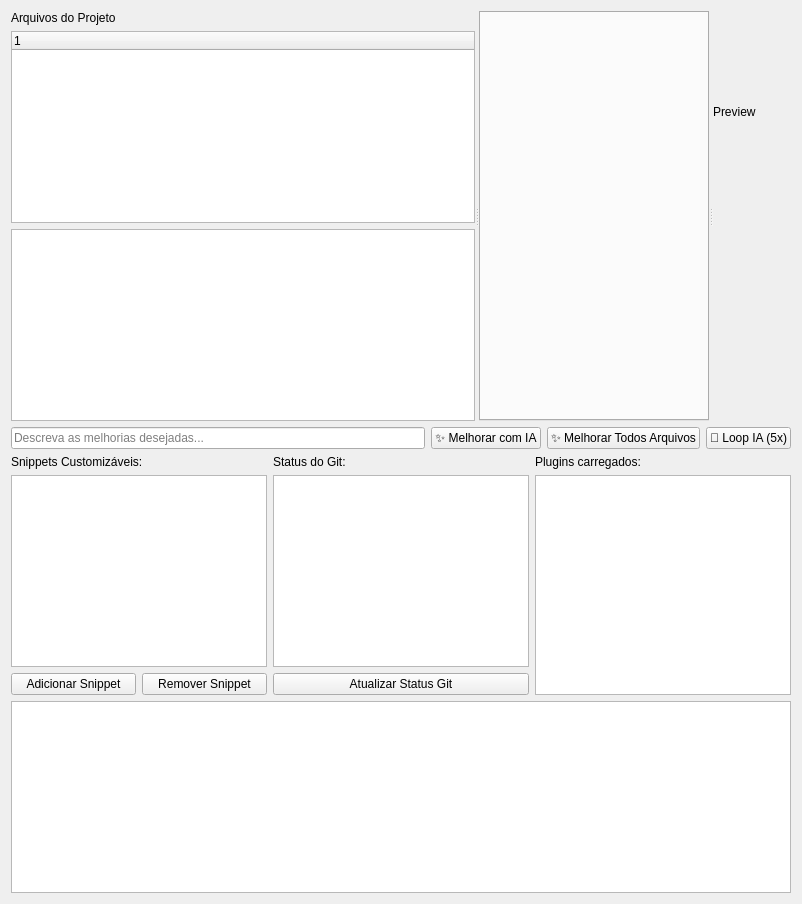
<?xml version="1.0" encoding="UTF-8"?>
<ui version="4.0">
 <class>EditorWidget</class>
 <widget class="QWidget" name="EditorWidget">
  <property name="windowTitle">
   <string>Editor de Sites com IA</string>
  </property>
  <layout class="QVBoxLayout" name="verticalLayout">
   <item>
    <widget class="QSplitter" name="mainSplitter" orientation="Qt::Horizontal">
     <widget class="QWidget" name="filePanel">
      <layout class="QVBoxLayout" name="filePanelLayout">
       <item>
        <widget class="QLabel" name="labelFiles">
         <property name="text">
          <string>Arquivos do Projeto</string>
         </property>
        </widget>
       </item>
       <item>
        <widget class="QTreeWidget" name="fileTree"/>
       </item>
       <item>
        <widget class="QListWidget" name="symbolsOutline"/>
       </item>
      </layout>
     </widget>
     <widget class="QWidget" name="editorPanel">
      <layout class="QVBoxLayout" name="editorPanelLayout">
       <item>
        <widget class="QTabWidget" name="editorTabs"/>
       </item>
      </layout>
     </widget>
     <widget class="QWidget" name="previewPanel">
      <layout class="QVBoxLayout" name="previewPanelLayout">
       <item>
        <widget class="QLabel" name="labelPreview">
         <property name="text">
          <string>Preview</string>
         </property>
        </widget>
       </item>
       <item>
        <widget class="QWidget" name="webPreview" native="true"/>
       </item>
      </layout>
     </widget>
    </widget>
   </item>
   <item>
    <layout class="QHBoxLayout" name="improveRow">
     <item>
      <widget class="QLineEdit" name="improveInput">
       <property name="placeholderText">
        <string>Descreva as melhorias desejadas...</string>
       </property>
      </widget>
     </item>
     <item>
      <widget class="QPushButton" name="improveBtn">
       <property name="text">
        <string>✨ Melhorar com IA</string>
       </property>
      </widget>
     </item>
     <item>
      <widget class="QPushButton" name="improveAllBtn">
       <property name="text">
        <string>✨ Melhorar Todos Arquivos</string>
       </property>
      </widget>
     </item>
     <item>
      <widget class="QPushButton" name="loopIaBtn">
       <property name="text">
        <string>🔁 Loop IA (5x)</string>
       </property>
      </widget>
     </item>
    </layout>
   </item>
   <item>
    <layout class="QHBoxLayout" name="panelsRow">
     <item>
      <layout class="QVBoxLayout" name="snippetsCol">
       <item>
        <widget class="QLabel" name="labelSnippets">
         <property name="text">
          <string>Snippets Customizáveis:</string>
         </property>
        </widget>
       </item>
       <item>
        <widget class="QListWidget" name="snippetsPanel"/>
       </item>
       <item>
        <layout class="QHBoxLayout" name="snippetBtns">
         <item>
          <widget class="QPushButton" name="addSnippetBtn">
           <property name="text">
            <string>Adicionar Snippet</string>
           </property>
          </widget>
         </item>
         <item>
          <widget class="QPushButton" name="removeSnippetBtn">
           <property name="text">
            <string>Remover Snippet</string>
           </property>
          </widget>
         </item>
        </layout>
       </item>
      </layout>
     </item>
     <item>
      <layout class="QVBoxLayout" name="gitCol">
       <item>
        <widget class="QLabel" name="labelGit">
         <property name="text">
          <string>Status do Git:</string>
         </property>
        </widget>
       </item>
       <item>
        <widget class="QListWidget" name="gitPanel"/>
       </item>
       <item>
        <widget class="QPushButton" name="updateGitBtn">
         <property name="text">
          <string>Atualizar Status Git</string>
         </property>
        </widget>
       </item>
      </layout>
     </item>
     <item>
      <layout class="QVBoxLayout" name="pluginsCol">
       <item>
        <widget class="QLabel" name="labelPlugins">
         <property name="text">
          <string>Plugins carregados:</string>
         </property>
        </widget>
       </item>
       <item>
        <widget class="QListWidget" name="pluginsPanel"/>
       </item>
      </layout>
     </item>
    </layout>
   </item>
   <item>
    <widget class="QListWidget" name="problemsPanel"/>
   </item>
  </layout>
 </widget>
 <resources/>
 <connections/>
</ui>
